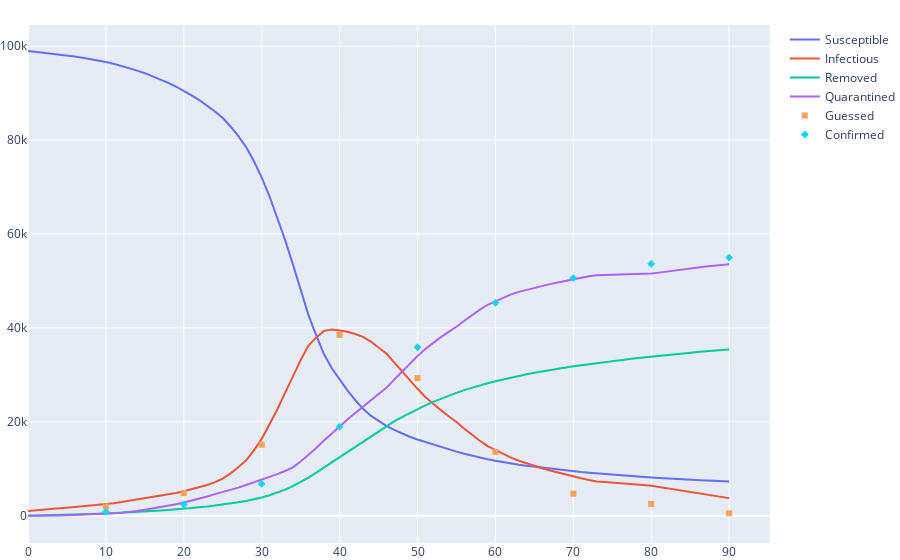

Notebook source saved alongside this figure:
### Code cell
fig = SIRQt.plot(a.dynamic.estimate(city))
sample.plot(fig)
confirmed.plot(fig)
